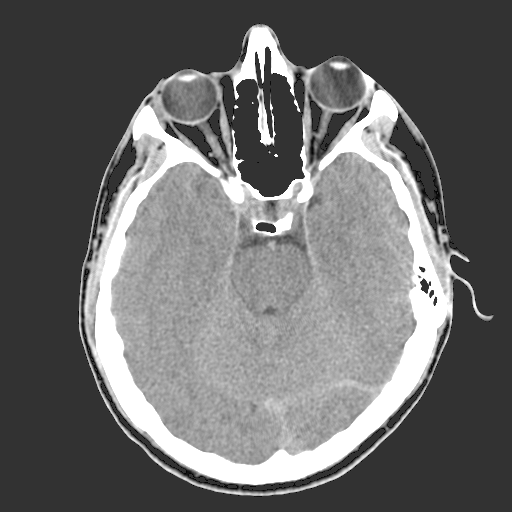
#> input picture HW5/HeadCT.tif, 512 x 512 px
$ jupyter execute --allow-errors HW5_9733023_Code_Q05.ipynb
#> lines starting #> are read from the running program, lines starting #| are printed output that depends on the picture; after the words box and inside, x2 and y2 are one past the last pixel; in counts of white or black regions, pixels touching at a corner belong together
[cell 1]
'''
___OVERVIEW___
CODE FOR QUESTION 5 - HW 5

___SUMMARY___
Morphological Transformations
Find outline of the object using morphological transformations.

___AUTHOR___
Amirhossein Daraie — 9733023

___DATE___
6/June/2021
16/03/1400

'''

import numpy as np
import matplotlib.pyplot as plt
import cv2 as cv

[cell 2]
from IPython.core.display import display, HTML
display(HTML("""
<style>
#notebook-container {
    width: 100%
}

.code_cell {
   flex-direction: row !important;
}

.code_cell .input {
    width: 50%
}

.code_cell .output_wrapper {
    width: 50%
}
</style>
"""))

[cell 3]
image = cv.imread("HeadCT.tif", flags=cv.IMREAD_GRAYSCALE)
#> image is the input picture: shape (512, 512); min 2, max 255, mean 107.2

#> (the rest of this cell did not finish here and is left out)

[cell 4]
_,thresh = cv.threshold(image,100,255,cv.THRESH_BINARY)
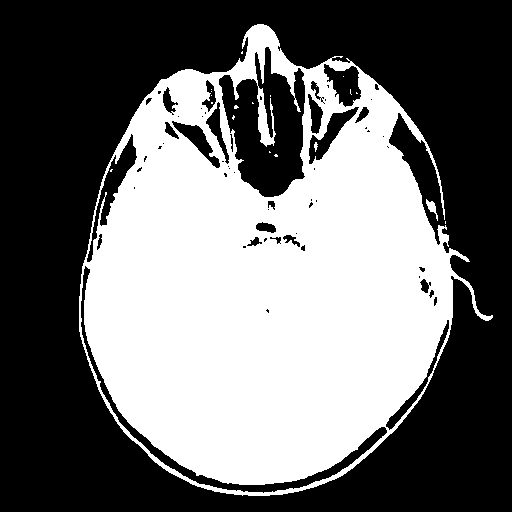
#> thresh: shape (512, 512); 43.4% white; 19 white regions (16 under 20 px), largest, box (x1, y1, x2, y2) and area: (79, 24, 493, 496) 113524, (426, 199, 438, 221) 99, (314, 142, 318, 152) 24

#> (the rest of this cell did not finish here and is left out)

[cell 5]
kernel = cv.getStructuringElement(cv.MORPH_ELLIPSE,(20,20))
closing = cv.morphologyEx(thresh, cv.MORPH_CLOSE, kernel)
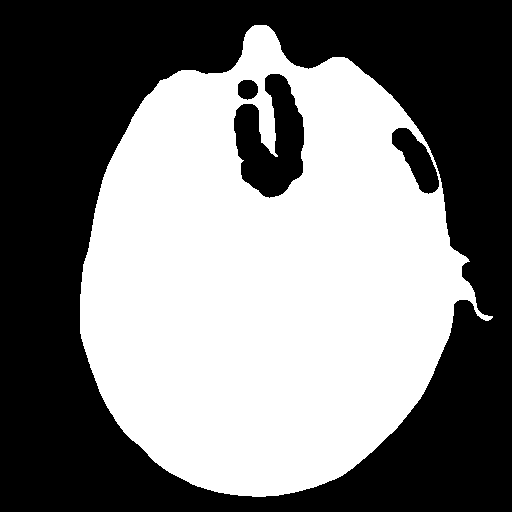
#> closing: shape (512, 512); 48.3% white; 1 white region, box (x1, y1, x2, y2) and area: (80, 25, 493, 497) 126582

#> (the rest of this cell did not finish here and is left out)

[cell 6]
def hole_filling(image, start_point):
#> called with start_point = (0, 0)
    im_floodfill = image.copy()
    h, w = closing.shape[:2]
#> h = 512; w = 512
    mask = np.zeros((h+2, w+2), np.uint8)
    cv.floodFill(im_floodfill, mask, start_point, 255);
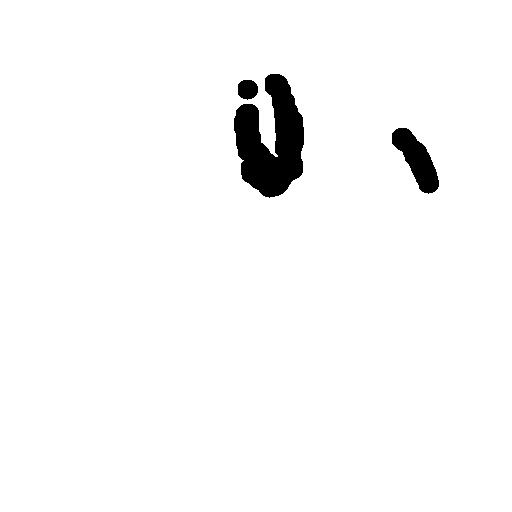
#> im_floodfill: shape (512, 512); 97.2% white; 3 black regions, box (x1, y1, x2, y2) and area: (234, 74, 304, 198) 5375, (392, 128, 439, 194) 1510, (238, 80, 258, 100) 325
    im_floodfill_inv = cv.bitwise_not(im_floodfill)
    im_out = closing | im_floodfill_inv
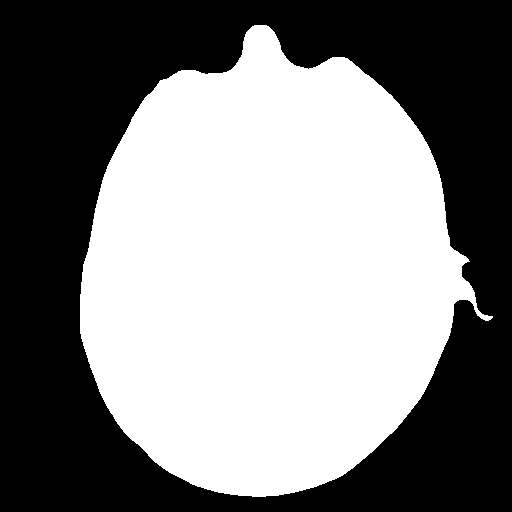
#> im_out: shape (512, 512); 51% white; 1 black region, box (x1, y1, x2, y2) and area: (0, 0, 512, 512) 128352
    return im_out

im_out = hole_filling(closing, (0,0))

#> (the rest of this cell did not finish here and is left out)

[cell 7]
kernel = np.ones((3,3),np.uint8)
dilation = cv.dilate(im_out,kernel,iterations = 1)
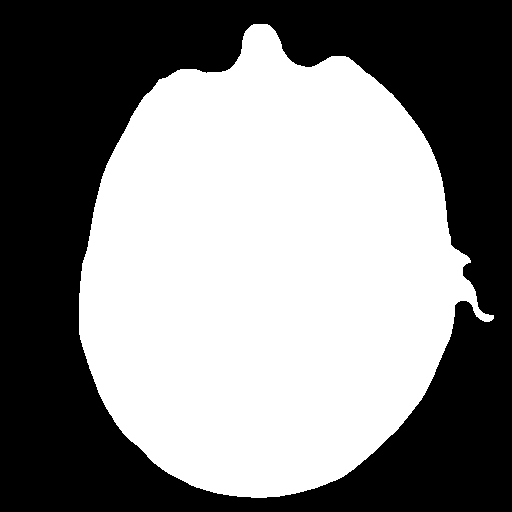
#> dilation: shape (512, 512); 51.7% white; 1 black region, box (x1, y1, x2, y2) and area: (0, 0, 512, 512) 126489

#> (the rest of this cell did not finish here and is left out)
